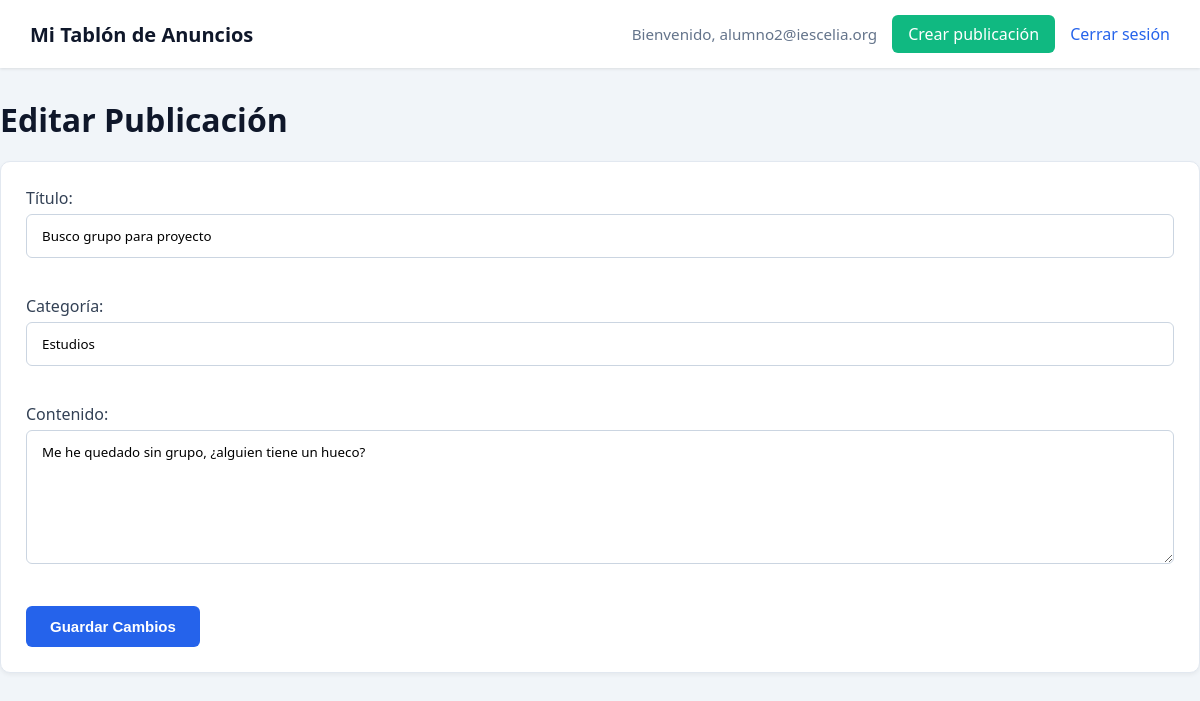
Screenshot of /edit?id=2 (signed in) with the database file from the repository.
### tables this page shows
CREATE TABLE posts (
    id INT AUTO_INCREMENT PRIMARY KEY,
    user_id INT NOT NULL,
    title VARCHAR(150) NOT NULL,
    body TEXT NOT NULL,
    category VARCHAR(50) NOT NULL,
    created_at TIMESTAMP DEFAULT CURRENT_TIMESTAMP,
    FOREIGN KEY (user_id) REFERENCES users(id) ON DELETE CASCADE
);

### src/Controllers/PostController.php (called while the page is built, shortened)
<?php
class PostController
{
    public function edit(): void
    {
        $id = (int)($_GET['id'] ?? 0);
        $postModel = new Post($this->db, 'posts');
        $post = $postModel->getById($id);
        require __DIR__ . '/../Views/post-edit.php';
    }
}

### src/Core/Database.php (called while the page is built, shortened)
<?php
class Database
{
	private static ?PDO $connection = null;
	public function __construct()
	{
		if (self::$connection === null) {
			$config = require dirname(__DIR__, 2) . '/config.php';
			$database = $config['db'];
			self::$connection = new PDO(
				"mysql:host={$database['host']};dbname={$database['dbname']};charset={$database['charset']}",
				$database['user'],
				$database['pass'],
				[
					PDO::ATTR_ERRMODE => PDO::ERRMODE_EXCEPTION,
					PDO::ATTR_DEFAULT_FETCH_MODE => PDO::FETCH_ASSOC,
				]
			);
		}
	}
	public function query(string $sql, array $params = []): PDOStatement
	{
		$statement = self::$connection->prepare($sql);
		$statement->execute($params);
		return $statement;
	}
	public function fetchOne(string $sql, array $params = []): ?array
	{
		$row = $this->query($sql, $params)->fetch(PDO::FETCH_ASSOC);
		return $row === false ? null : $row;
	}
}

### src/Models/BaseModel.php (called while the page is built, shortened)
<?php
abstract class BaseModel
{
	public function getById(int $id): ?array
	{
		return $this->db->fetchOne("SELECT * FROM $this->nombreTabla WHERE id = :id", ['id' => $id]);
	}
}

### src/Views/post-edit.php (the view, shortened to what this page needs)
<?php require __DIR__ . '/header.php'; ?>
<?php $post = $post ?? []; ?>
<h1>Editar Publicación</h1>
<form method="POST" action="/update">
    <label for="title">Título:</label><br>
    <input type="text" name="title" id="title" value="<?php echo htmlspecialchars($post['title'] ?? '', ENT_QUOTES, 'UTF-8'); ?>" required><br><br>
    <label for="category">Categoría:</label><br>
    <input type="text" name="category" id="category" value="<?php echo htmlspecialchars($post['category'] ?? '', ENT_QUOTES, 'UTF-8'); ?>" required><br><br>
    <label for="body">Contenido:</label><br>
    <textarea name="body" id="body" rows="6" required><?php echo htmlspecialchars($post['body'] ?? '', ENT_QUOTES, 'UTF-8'); ?></textarea><br><br>
    <button type="submit">Guardar Cambios</button>
</form>

### src/Views/header.php (style rules this page uses)
body { font-family: system-ui, -apple-system, 'Segoe UI', Roboto, sans-serif; margin: 0; padding: 0; background-color: #f1f5f9; color: #334155; }
h1, h2, h3 { color: #0f172a; margin-bottom: 20px; }
form { background: #ffffff; padding: 25px; border-radius: 10px; border: 1px solid #e2e8f0; box-shadow: 0 2px 4px rgba(0,0,0,0.05); margin-bottom: 30px; }
input, textarea { width: 100%; padding: 12px 15px; margin-top: 5px; margin-bottom: 15px; border: 1px solid #cbd5e1; border-radius: 6px; box-sizing: border-box; font-family: inherit; transition: border-color 0.2s ease, box-shadow 0.2s ease; }
button, .btn { background-color: #2563eb; color: #ffffff; border: none; padding: 12px 24px; border-radius: 6px; cursor: pointer; font-size: 15px; font-weight: 600; transition: background-color 0.2s ease; display: inline-block; }

### rows the page displays
posts: title "Busco grupo para proyecto", category "Estudios", body "Me he quedado sin grupo, ¿alguien tiene un hueco?"

### other values shown
$_SESSION['user_email'] "alumno2@iescelia.org"
